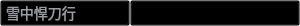
<?xml version="1.0" encoding="UTF-8"?>
<ui version="4.0">
 <class>StackItem</class>
 <widget class="QWidget" name="StackItem">
  <property name="geometry">
   <rect>
    <x>0</x>
    <y>0</y>
    <width>300</width>
    <height>26</height>
   </rect>
  </property>
  <property name="minimumSize">
   <size>
    <width>300</width>
    <height>26</height>
   </size>
  </property>
  <property name="maximumSize">
   <size>
    <width>300</width>
    <height>36</height>
   </size>
  </property>
  <property name="windowTitle">
   <string>Form</string>
  </property>
  <layout class="QHBoxLayout" name="horizontalLayout_3">
   <property name="spacing">
    <number>0</number>
   </property>
   <property name="leftMargin">
    <number>0</number>
   </property>
   <property name="topMargin">
    <number>0</number>
   </property>
   <property name="rightMargin">
    <number>0</number>
   </property>
   <property name="bottomMargin">
    <number>0</number>
   </property>
   <item>
    <widget class="QWidget" name="widget" native="true">
     <layout class="QHBoxLayout" name="horizontalLayout_2">
      <property name="spacing">
       <number>0</number>
      </property>
      <property name="leftMargin">
       <number>0</number>
      </property>
      <property name="topMargin">
       <number>0</number>
      </property>
      <property name="rightMargin">
       <number>0</number>
      </property>
      <property name="bottomMargin">
       <number>0</number>
      </property>
      <item>
       <layout class="QHBoxLayout" name="horizontalLayout" stretch="4,6">
        <property name="spacing">
         <number>0</number>
        </property>
        <item>
         <widget class="QPushButton" name="pushButton_name">
          <property name="minimumSize">
           <size>
            <width>130</width>
            <height>26</height>
           </size>
          </property>
          <property name="maximumSize">
           <size>
            <width>130</width>
            <height>26</height>
           </size>
          </property>
          <property name="styleSheet">
           <string notr="true">QPushButton
{
font-size:14px;
background-color:transparent;
text-align:left;
padding-left:5px;
color:#9b9ca0;
}</string>
          </property>
          <property name="text">
           <string>雪中悍刀行</string>
          </property>
         </widget>
        </item>
        <item>
         <layout class="QVBoxLayout" name="verticalLayout">
          <property name="spacing">
           <number>0</number>
          </property>
          <item>
           <widget class="QPushButton" name="pushButton_intro">
            <property name="minimumSize">
             <size>
              <width>0</width>
              <height>26</height>
             </size>
            </property>
            <property name="maximumSize">
             <size>
              <width>16777215</width>
              <height>26</height>
             </size>
            </property>
            <property name="styleSheet">
             <string notr="true">QPushButton
{
font-size:12px;
background-color:transparent;
text-align:left;
color:transparent;
}</string>
            </property>
            <property name="text">
             <string>胡军联袂出演精彩对决</string>
            </property>
           </widget>
          </item>
         </layout>
        </item>
       </layout>
      </item>
     </layout>
    </widget>
   </item>
  </layout>
 </widget>
 <resources/>
 <connections/>
</ui>
